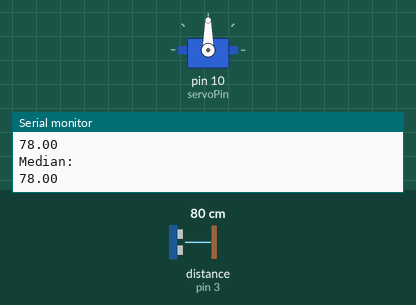
Bench run of a sketch on a simulated Arduino Uno, built with avr-gcc and run on an emulated ATmega328P. Shown: servo, the last lines printed to the serial monitor. Wiring (inferred from the names in the program): ultrasonic range finder: trigger pin 4; echo pin 3. Inputs (shaded band) come from the test bench; at power-on: distance to the obstacle (sensor on pin 3) 80 cm. The echo pulse lasts 58.3 µs per cm.

Above: at 1.2 s.
1.3 s: distance to the obstacle (sensor on pin 3) set to 12 cm
3.7 s: distance to the obstacle (sensor on pin 3) set to 9 cm
At 6.0 s:
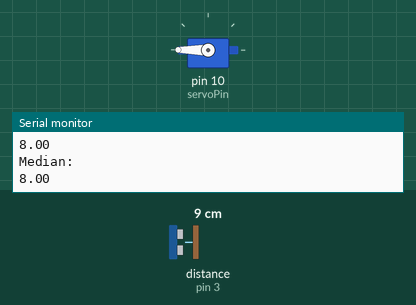
Timing chart, 0 to 7.5 s (numbered marks = the images above; inputs shaded):
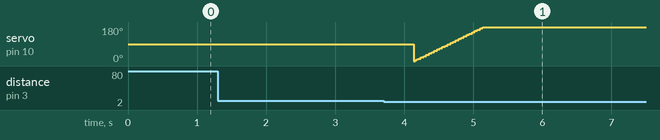

Measured:
- the behaviour switches between 11 and 10 cm on distance to the obstacle (sensor on pin 3) (found by bisection; images 0 and 1)

The sketch:

servo_gripper_v4.ino
```cpp
//sensor reading comes from slightly in front of the cylinders
#include <Servo.h>

Servo servo_ily;

const int sensorEcho = 3;
const int sensorTrig = 4;
const int servoPin = 10; //must have PWM

const int criticalDistance = 10; //in cm

//sort 5 readings in increasing order
void bubble_sort(double a[], int n) {

    int i = 0, j = 0, temp;

    for (i = 0; i < n; i++) {

        for (j = 0; j < n - i - 1; j++) {

            if (a[j] > a[j + 1]) {
                temp = a[j];
                a[j] = a[j + 1];
                a[j + 1] = temp;
            }

        }
    }
}

void moveServo(int moveDir){

  int movingTime = 1500; //in milliseconds

  unsigned long moveStartTime = millis();
  unsigned long currentTime = millis();

  do{
    currentTime = millis();
    long angle = map(currentTime - moveStartTime, 0, movingTime, 0, moveDir*270);
    servo_ily.write(angle);

  }while(currentTime - moveStartTime < movingTime);

}

void setup() {
  pinMode(sensorEcho, INPUT);
  pinMode(sensorTrig, OUTPUT);

  servo_ily.attach(servoPin);

  Serial.begin(9600);
}

void loop() {

  static double lastMedian = 10;
  int distance;
  static int clawOpen = 1;
  static double last5Readings[5];

  Serial.println("Readings:");
  for(int i = 0; i < 5; i++){

    //take a reading
    digitalWrite(sensorTrig, HIGH);
    delayMicroseconds(10);
    digitalWrite(sensorTrig, LOW);

    double sensorTime = pulseIn(sensorEcho, HIGH); //sensorTime is in microseconds

    distance = sensorTime * 0.034/2; //0.034 is speed of sound in cm/microsecond,
    //divide by two for the wave to leave and come back

    last5Readings[i] = distance; //store readings in array
    Serial.println(last5Readings[i]);

  }

  bubble_sort(last5Readings, 5); //sort readings

  double median = last5Readings[2]; //take median of readings
  //any sensor spikes should not affect the reading then
  Serial.println("Median:");
  Serial.println(median);

  if(median < criticalDistance && lastMedian >= criticalDistance && clawOpen == 1){

    moveServo(1);
    clawOpen = 0;
    delay(1500);

  }

  else if(median < criticalDistance && lastMedian >= criticalDistance && clawOpen == 0){
  //open the claw if it's closed and you're near the floor

    moveServo(0);
    clawOpen = 1;
    delay(1500);

  }

  lastMedian = median;


  delay(500);

}
```
